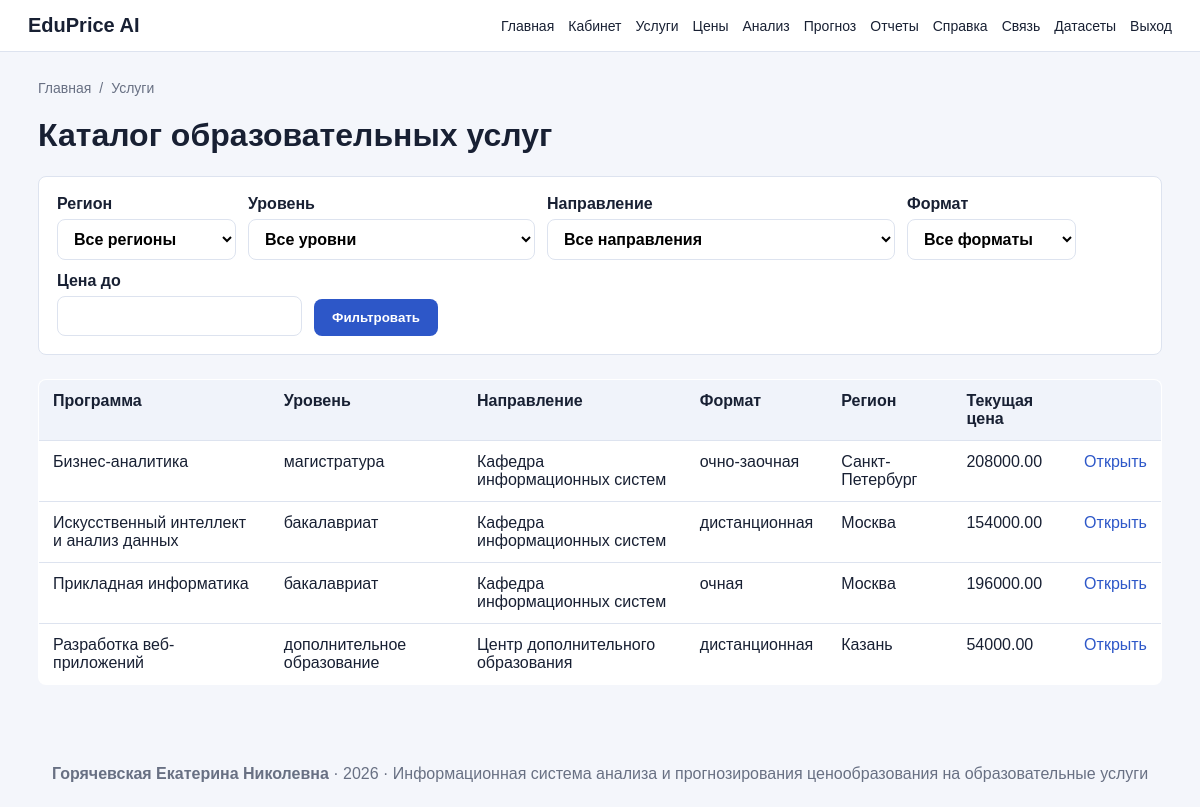
The app's page /services (signed in) with its own data.
### app/models.py (models this page shows, shortened)
class EducationalService(db.Model):
    __tablename__ = "educational_services"
    id = db.Column(db.Integer, primary_key=True)
    program_id = db.Column(db.Integer, db.ForeignKey("educational_programs.id"), nullable=False)
    name = db.Column(db.String(200), nullable=False)
    study_format = db.Column(db.String(80), nullable=False)
    region = db.Column(db.String(120), nullable=False)
    current_price = db.Column(db.Float, nullable=False)
    is_active = db.Column(db.Boolean, default=True)
    created_at = db.Column(db.DateTime, default=datetime.utcnow)
    program = db.relationship("EducationalProgram", back_populates="services")
    price_history = db.relationship("PriceHistory", back_populates="service", cascade="all, delete-orphan")
    demand_indicators = db.relationship("DemandIndicator", back_populates="service", cascade="all, delete-orphan")
    competitor_prices = db.relationship("CompetitorPrice", back_populates="service", cascade="all, delete-orphan")
    forecasts = db.relationship("ForecastResult", back_populates="service")

class EducationalProgram(db.Model):
    __tablename__ = "educational_programs"
    id = db.Column(db.Integer, primary_key=True)
    name = db.Column(db.String(200), nullable=False)
    education_level = db.Column(db.String(100), nullable=False)
    department = db.Column(db.String(200), nullable=False)
    duration_months = db.Column(db.Integer, nullable=False)
    description = db.Column(db.Text)
    created_at = db.Column(db.DateTime, default=datetime.utcnow)
    services = db.relationship("EducationalService", back_populates="program", cascade="all, delete-orphan")

### app/routes.py (the view)
@login_required
def services():
    region = request.args.get("region")
    study_format = request.args.get("study_format")
    education_level = request.args.get("education_level")
    department = request.args.get("department")
    max_price = request.args.get("max_price")
    query = EducationalService.query.join(EducationalProgram)
    if region:
        query = query.filter(EducationalService.region == region)
    if study_format:
        query = query.filter(EducationalService.study_format == study_format)
    if education_level:
        query = query.filter(EducationalProgram.education_level == education_level)
    if department:
        query = query.filter(EducationalProgram.department == department)
    if max_price:
        query = query.filter(EducationalService.current_price <= float(max_price))
    service_list = query.order_by(EducationalProgram.name.asc()).all()
    regions = [item[0] for item in db.session.query(EducationalService.region).distinct().all()]
    formats = [item[0] for item in db.session.query(EducationalService.study_format).distinct().all()]
    levels = [item[0] for item in db.session.query(EducationalProgram.education_level).distinct().all()]
    departments = [item[0] for item in db.session.query(EducationalProgram.department).distinct().all()]
    return render_template(
        "services.html",
        services=service_list,
        regions=regions,
        formats=formats,
        levels=levels,
        departments=departments,
        selected_region=region,
        selected_format=study_format,
        selected_level=education_level,
        selected_department=department,
        max_price=max_price,
    )

### app/__init__.py (called while the page is built)
@login_manager.user_loader
def load_user(user_id):
    from app.models import User
    return User.query.get(int(user_id))

### app/models.py (called while the page is built)
    @property
    def is_admin(self):
        return self.role and self.role.name == "admin"

    @property
    def is_analyst(self):
        return self.role and self.role.name in ("admin", "analyst")

### app/templates/services.html (shortened to what this page needs)
{% extends "base.html" %}
{% block content %}
<h1>Каталог образовательных услуг</h1>
<form method="get" class="filter">
    <label>Регион<select name="region"><option value="">Все регионы</option>{% for r in regions %}<option value="{{ r }}" {% if selected_region==r %}selected{% endif %}>{{ r }}</option>{% endfor %}</select></label>
    <label>Уровень<select name="education_level"><option value="">Все уровни</option>{% for level in levels %}<option value="{{ level }}" {% if selected_level==level %}selected{% endif %}>{{ level }}</option>{% endfor %}</select></label>
    <label>Направление<select name="department"><option value="">Все направления</option></select></label>
    <label>Формат<select name="study_format"><option value="">Все форматы</option>{% for f in formats %}<option value="{{ f }}" {% if selected_format==f %}selected{% endif %}>{{ f }}</option>{% endfor %}</select></label>
    <label>Цена до<input name="max_price" value="{{ max_price or '' }}" inputmode="numeric"></label>
    <button>Фильтровать</button>
</form>
<table>
    <tr><th>Программа</th><th>Уровень</th><th>Направление</th><th>Формат</th><th>Регион</th><th>Текущая цена</th><th></th></tr>
    {% for s in services %}
        <tr>
            <td>{{ s.program.name }}</td>
            <td>{{ s.program.education_level }}</td>
            <td>{{ s.program.department }}</td>
            <td>{{ s.study_format }}</td>
            <td>{{ s.region }}</td>
            <td>{{ '%.2f'|format(s.current_price) }}</td>
            <td><a href="{{ url_for('service_card', service_id=s.id) }}">Открыть</a></td>
        </tr>
    {% else %}
        <tr><td colspan="7">По выбранным условиям услуг не найдено.</td></tr>
    {% endfor %}
</table>
{% endblock %}

### app/templates/base.html (shortened to what this page needs)
<!doctype html>
<html lang="ru">
<head>
    <link rel="stylesheet" href="{{ url_for('static', filename='css/style.css') }}">
</head>
<body>
<header class="topbar">
    <div class="brand"><a href="{{ url_for('index') }}">EduPrice AI</a></div>
    <nav>
        <a href="{{ url_for('index') }}">Главная</a>
        {% if current_user.is_authenticated %}
            <a href="{{ url_for('dashboard') }}">Кабинет</a>
            <a href="{{ url_for('services') }}">Услуги</a>
            {% if current_user.is_analyst %}<a href="{{ url_for('price_management') }}">Цены</a>{% endif %}
            <a href="{{ url_for('price_analysis') }}">Анализ</a>
            <a href="{{ url_for('forecast') }}">Прогноз</a>
            <a href="{{ url_for('reports') }}">Отчеты</a>
            <a href="{{ url_for('help_page') }}">Справка</a>
            <a href="{{ url_for('feedback') }}">Связь</a>
            {% if current_user.is_analyst %}<a href="{{ url_for('upload_dataset') }}">Датасеты</a>{% endif %}
            <a href="{{ url_for('logout') }}">Выход</a>
        {% else %}
            <a href="{{ url_for('login') }}">Вход</a>
            <a href="{{ url_for('register') }}">Регистрация</a>
        {% endif %}
    </nav>
</header>
<main class="container">
    <div class="breadcrumbs">
        {% for item in breadcrumbs %}
            {% if item.url and not loop.last %}<a href="{{ item.url }}">{{ item.title }}</a>{% else %}<span>{{ item.title }}</span>{% endif %}
            {% if not loop.last %}<span>/</span>{% endif %}
        {% endfor %}
    </div>
    {% block content %}{% endblock %}
</main>
<footer class="footer">
    <b>{{ author_name }}</b> · {{ project_year }} · Информационная система анализа и прогнозирования ценообразования на образовательные услуги
</footer>
</body>
</html>

### app/static/css/style.css (style rules this page uses)
:root { --bg:#f4f6fb; --panel:#ffffff; --text:#182033; --muted:#687083; --primary:#2d57c8; --border:#dde3ef; --danger:#b42318; --success:#167b3f; }
* { box-sizing: border-box; }
body { margin:0; font-family: Arial, sans-serif; background:var(--bg); color:var(--text); }
a { color:var(--primary); text-decoration:none; }
.topbar { display:flex; justify-content:space-between; align-items:center; padding:14px 28px; background:var(--panel); border-bottom:1px solid var(--border); position:sticky; top:0; z-index:2; }
.brand a { font-weight:700; font-size:20px; color:var(--text); }
nav { display:flex; gap:14px; flex-wrap:wrap; align-items:center; }
nav a { font-size:14px; color:var(--text); }
.container { max-width:1180px; margin:0 auto; padding:28px; }
.button, button { border:0; background:var(--primary); color:#fff; padding:11px 18px; border-radius:8px; cursor:pointer; display:inline-block; font-weight:600; }
table { width:100%; border-collapse:collapse; background:var(--panel); border:1px solid var(--border); border-radius:8px; overflow:hidden; margin:16px 0 28px; }
th, td { padding:12px 14px; border-bottom:1px solid var(--border); text-align:left; vertical-align:top; }
th { background:#f0f3fa; font-weight:700; }
.form, .grid-form, .filter { background:var(--panel); border:1px solid var(--border); padding:18px; border-radius:8px; margin:16px 0 24px; }
.filter { display:flex; gap:12px; align-items:end; flex-wrap:wrap; }
label { display:grid; gap:6px; font-weight:600; }
input, select, textarea { width:100%; padding:10px 12px; border:1px solid var(--border); border-radius:8px; font:inherit; background:#fff; }
.footer { color:var(--muted); text-align:center; padding:24px; }
.breadcrumbs { display:flex; gap:8px; align-items:center; flex-wrap:wrap; color:var(--muted); font-size:14px; margin-bottom:18px; }
.breadcrumbs a { color:var(--muted); }

### records on screen
EducationalService: program.name "Бизнес-аналитика", program.education_level "магистратура", program.department "Кафедра информационных систем", study_format "очно-заочная", region "Санкт-Петербург", current_price "208000.00"
EducationalService: program.name "Искусственный интеллект и анализ данных", program.education_level "бакалавриат", program.department "Кафедра информационных систем", study_format "дистанционная", region "Москва", current_price "154000.00"
EducationalService: program.name "Прикладная информатика", program.education_level "бакалавриат", program.department "Кафедра информационных систем", study_format "очная", region "Москва", current_price "196000.00"
EducationalService: program.name "Разработка веб-приложений", program.education_level "дополнительное образование", program.department "Центр дополнительного образования", study_format "дистанционная", region "Казань", current_price "54000.00"

### other values on screen
{{ item.title }} "Главная"
{{ item.title }} "Услуги"
{{ author_name }} "Горячевская Екатерина Николевна"
{{ project_year }} "2026"
